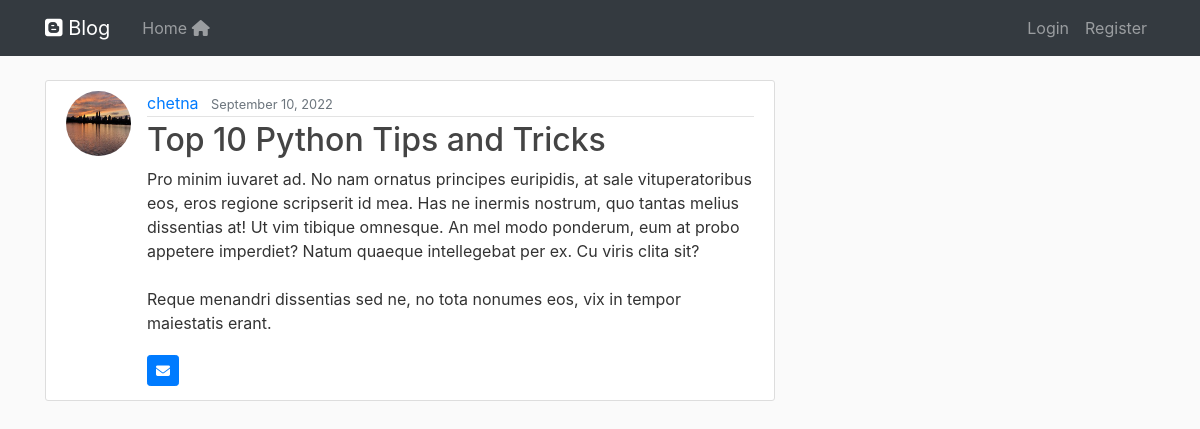
The page /post/29/ on the database its author committed.
### blog/models.py (models this page shows, shortened)
class Post(models.Model):
    title = models.CharField(max_length=100)
    content = models.TextField()
    date_posted = models.DateTimeField(default=timezone.now)
    author = models.ForeignKey(User, on_delete= models.CASCADE)

### users/models.py (models this page shows, shortened)
class Profile(models.Model):
    user = models.OneToOneField(User, on_delete= models.CASCADE)
    image = models.ImageField(default = 'default.jpg', upload_to='profile_pics')

### blog/views.py (the view)
# urls.py: path('post/<int:pk>/', PostDetailView.as_view(), name='post-detail'),
class PostDetailView(DetailView):
    model = Post
    fields = ["title", "content"]

### blog/templates/blog/post_detail.html (shortened to what this page needs)
{% extends "blog/base.html" %}
{% block content %}
    <article class="media content-section">
        <img class="rounded-circle article-img" src="{{ object.author.profile.image.url}}"/>
        <div class="media-body">
        <div class="article-metadata">
            <a class="mr-2" href="{% url 'user-posts' object.author.username %}">{{ object.author }}</a>
            <small class="text-muted">{{ object.date_posted|date:"F d, Y" }}</small>
        </div>
        <h2 class="article-title">{{ object.title }}</h2>
        <p class="article-content">{{ object.content }}</p>
        <a class="btn btn-primary  btn-sm mt-1 mb-1" data-toggle="tooltip" data-placement="right" title="Send to your email" href="{% url 'send-email' object.id %}">
            <i class="fa-solid fa-envelope"></i>
        </a>
        </div>
    </article>
{% endblock content %}

### blog/static/blog/main.css (style rules this page uses)
h1, h2, h3, h4, h5, h6 { color: #444444; }
.content-section { background: #ffffff; padding: 10px 20px; border: 1px solid #dddddd; border-radius: 3px; margin-bottom: 20px; }
.article-title { color: #444444; }
.article-content { white-space: pre-line; }
.article-img { height: 65px; width: 65px; margin-right: 16px; }
.article-metadata { padding-bottom: 1px; margin-bottom: 4px; border-bottom: 1px solid #e3e3e3 }

### rows shown on the page
Post: author.profile.image (picture), author "chetna", date_posted "September 10, 2022", title "Top 10 Python Tips and Tricks", content "Pro minim iuvaret ad. No nam ornatus principes euripidis, at sale vituperatoribus eos, eros regione scripserit id mea. Has ne inermis nostrum, quo tantas melius dissentias at! Ut vim tibique omnesque. An mel modo ponderum, eum at probo appetere imperdiet? Natum quaeque intellegebat per ex. Cu viris clita sit? Reque menandri dissentias sed ne, no tota nonumes eos, vix in tempor maiestatis erant."
